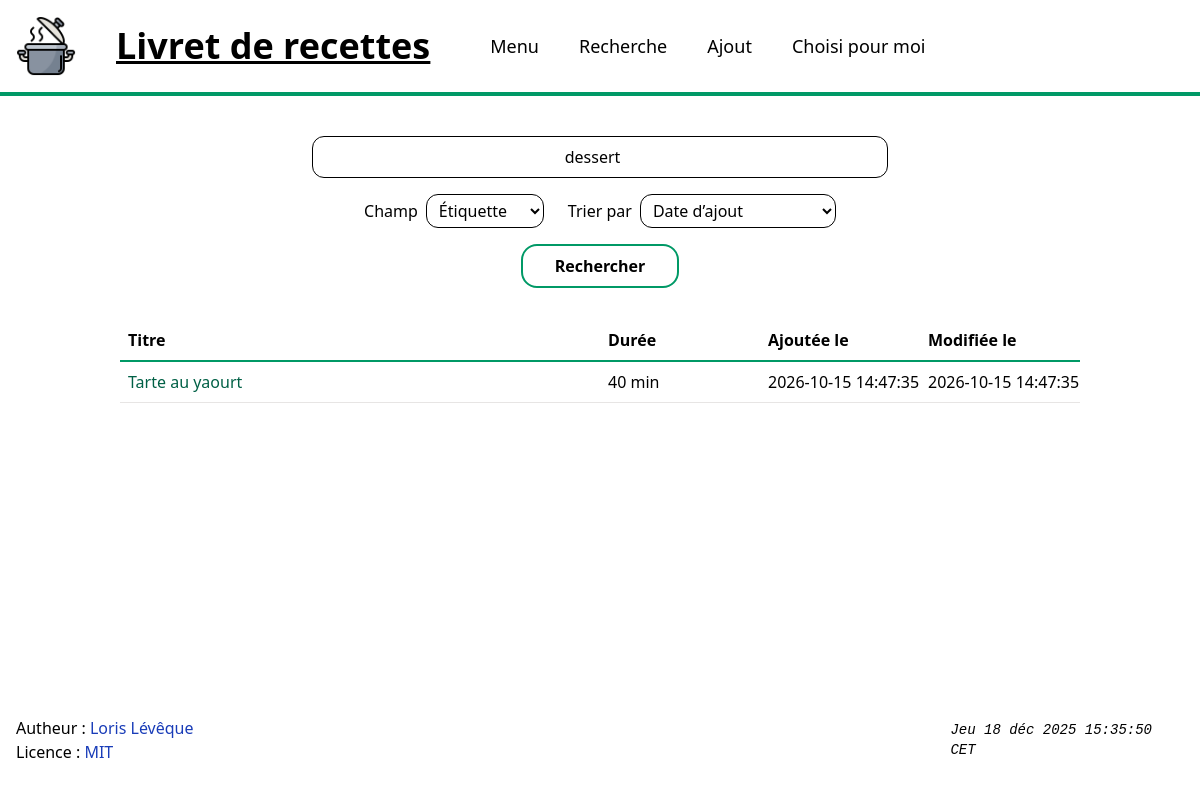
The page /search.php?q=dessert&by=tag on the database its author committed.
### tables this page shows
CREATE TABLE recipes (
        id INTEGER PRIMARY KEY AUTOINCREMENT,
        title TEXT NOT NULL CHECK (length(title) > 0),
        people INTEGER NOT NULL DEFAULT 0 CHECK (people >= 0),
        steps TEXT NOT NULL DEFAULT '',
        image_path TEXT,
        duration INTEGER NOT NULL DEFAULT 0 CHECK (duration >= 0),
        note TEXT NOT NULL DEFAULT '',
        created_at TEXT NOT NULL DEFAULT (datetime('now', 'localtime')),
        modified_at TEXT NOT NULL DEFAULT (datetime('now', 'localtime'))
);

### src/Database.php (called while the page is built, shortened)
<?php
final class Database
{
    private static ?PDO $pdo = null;
    public static function pdo(): PDO
    {
        global $config;
        $dsn = (string) $config['db']['dsn'];
        self::$pdo = new PDO($dsn, null, null, [
            PDO::ATTR_ERRMODE => PDO::ERRMODE_EXCEPTION,
            PDO::ATTR_DEFAULT_FETCH_MODE => PDO::FETCH_ASSOC,
            PDO::ATTR_EMULATE_PREPARES => false,
        ]);
        self::$pdo->exec('PRAGMA foreign_keys = ON');
        self::migrate(self::$pdo);
        return self::$pdo;
    }
    private static function migrate(PDO $pdo): void
    {
        $file = __DIR__ . '/schema.sql';
        $sql = (string) file_get_contents($file);
        $sql = preg_replace('/--.*$/m', '', $sql) ?? $sql;
        foreach (array_filter(array_map('trim', explode(';', $sql))) as $statement) {
            $pdo->exec($statement);
        }
        $columns = $pdo->query('PRAGMA table_info(recipes)')->fetchAll();
    }
}

### src/bootstrap.php (called while the page is built, shortened)
<?php
$config = require dirname(__DIR__) . '/config/config.php';
require_once __DIR__ . '/helpers.php';
require_once __DIR__ . '/Database.php';
require_once __DIR__ . '/RecipeRepository.php';
function recipes(): RecipeRepository
{
    static $repository = null;
    if ($repository === null) {
        $repository = new RecipeRepository(Database::pdo());
    }
    return $repository;
}
function render(string $view, array $data = []): void
{
    $viewFile = dirname(__DIR__) . '/templates/' . $view . '.php';
    extract($data, EXTR_SKIP);
    require $viewFile;
    require dirname(__DIR__) . '/templates/layout.php';
}

### public/search.php (called while the page is built, shortened)
<?php
require dirname(__DIR__) . '/src/bootstrap.php';
$q = trim((string) ($_GET['q'] ?? ''));
$by = (string) ($_GET['by'] ?? 'name');
$order = (string) ($_GET['order'] ?? 'created_at');
$searched = array_key_exists('q', $_GET) || array_key_exists('by', $_GET) || array_key_exists('order', $_GET);
$recipes = [];
if ($searched) {
    $recipes = recipes()->search($q, $by, $order);
}
render('search', [
    'title' => 'Recherche',
    'q' => $q,
    'by' => $by,
    'order' => $order,
    'searched' => $searched,
    'recipes' => $recipes,
]);

### src/RecipeRepository.php (called while the page is built, shortened)
<?php
final class RecipeRepository
{
    public function search(string $query, string $field, string $order): array
    {
        $orderSql = self::ORDER_SQL[$order] ?? self::ORDER_SQL['created_at'];
        $query = trim($query);
        if ($query === '') {
            $sql = 'SELECT r.* FROM recipes r ORDER BY ' . $orderSql;
            $rows = $this->run($sql)->fetchAll();
        } else {
            $template = self::SEARCH_SQL[$field] ?? self::SEARCH_SQL['name'];
            $sql = sprintf($template, $orderSql);
            $rows = $this->run($sql, ['q' => like_pattern($query)])->fetchAll();
        }
        return $this->hydrateAll($rows);
    }
    private function hydrate(array $row): Recipe
    {
        $id = (int) $row['id'];
        $ingredients = [];
        foreach ($this->run(
            'SELECT name, quantity, unit_id
             FROM ingredients
             WHERE recipe_id = :id
             ORDER BY position, id',
            ['id' => $id]
        )->fetchAll() as $ingredient) {
            $ingredients[] = [
                'name' => (string) $ingredient['name'],
                'quantity' => (float) $ingredient['quantity'],
                'unit_id' => (int) $ingredient['unit_id'],
            ];
        }
        $tags = array_map(
            static fn (array $t): string => (string) $t['name'],
            $this->run(
                'SELECT t.name
                 FROM tags t
                 INNER JOIN recipe_tags rt ON rt.tag_id = t.id
                 WHERE rt.recipe_id = :id
                 ORDER BY t.name COLLATE NOCASE',
                ['id' => $id]
            )->fetchAll()
        );
        return new Recipe(
            title: (string) $row['title'],
            people: (int) $row['people'],
            tags: $tags,
            ingredients: $ingredients,
            steps: Recipe::stepsFromStorage((string) $row['steps']),
            duration: (int) $row['duration'],
            note: (string) $row['note'],
            imagePath: $row['image_path'] !== null ? (string) $row['image_path'] : null,
            id: $id,
            createdAt: (string) ($row['created_at'] ?? ''),
            modifiedAt: (string) ($row['modified_at'] ?? ''),
        );
    }
    private function hydrateAll(array $rows): array
    {
        $recipes = [];
        foreach ($rows as $row) {
            $recipes[] = $this->hydrate($row);
        }
        return $recipes;
    }
    private function run(string $sql, array $params = []): PDOStatement
    {
        $stmt = $this->pdo->prepare($sql);
        foreach ($params as $name => $value) {
            $placeholder = str_starts_with((string) $name, ':') ? (string) $name : ':' . $name;
            if (is_int($value)) {
                $stmt->bindValue($placeholder, $value, PDO::PARAM_INT);
            } elseif ($value === null) {
                $stmt->bindValue($placeholder, null, PDO::PARAM_NULL);
            } else {
                $stmt->bindValue($placeholder, $value, PDO::PARAM_STR);
            }
        }
        $stmt->execute();
        return $stmt;
    }
}

### src/helpers.php (called while the page is built, shortened)
<?php
function e(?string $value): string
{
    return htmlspecialchars((string) $value, ENT_QUOTES | ENT_SUBSTITUTE, 'UTF-8');
}
function url(string $path): string
{
    global $config;
    $base = rtrim((string) ($config['app']['base_path'] ?? ''), '/');
    $path = ltrim($path, '/');
    return ($base === '' ? '' : $base) . '/' . $path;
}
function like_pattern(string $query): string
{
    $escaped = str_replace(['\\', '%', '_'], ['\\\\', '\\%', '\\_'], $query);
    return '%' . $escaped . '%';
}

### config/config.php (called while the page is built)
<?php
return [
    'app' => [
        'name' => 'Livret de recettes',
        'base_path' => '',
    ],
    'db' => [
        'dsn' => 'sqlite:' . dirname(__DIR__) . '/data/cookbook.sqlite',
    ],
    'uploads' => [
        'dir' => dirname(__DIR__) . '/public/uploads/recipes',
        'url' => 'uploads/recipes',
        'max_bytes' => 2 * 1024 * 1024,
    ],
];

### templates/recipe_list.php (the view)
<?php
$emptyMessage = $emptyMessage ?? 'Aucune recette.';
?>
<?php if ($recipes === []): ?>
<p class="text-center text-stone-600 py-6"><?= e($emptyMessage) ?></p>
<?php else: ?>
<table class="w-full table-fixed border-collapse">
        <thead>
                <tr class="border-b-2 border-emerald-600 text-left">
                        <th class="p-2 w-1/2">Titre</th>
                        <th class="p-2 w-1/6">Durée</th>
                        <th class="p-2 w-1/6">Ajoutée le</th>
                        <th class="p-2 w-1/6">Modifiée le</th>
                </tr>
        </thead>
        <tbody>
                <?php foreach ($recipes as $item): ?>
                <tr class="border-b border-stone-200 hover:bg-emerald-50">
                        <td class="p-2"><a class="block truncate text-emerald-800 hover:underline font-medium" href="<?= e(url('recipe.php?id=' . $item->id)) ?>"><?= e($item->title) ?></a></td>
                        <td class="p-2"><?= $item->duration > 0 ? e((string) $item->duration) . ' min' : '—' ?></td>
                        <td class="p-2 whitespace-nowrap"><?= e($item->createdAt !== '' ? $item->createdAt : '—') ?></td>
                        <td class="p-2 whitespace-nowrap"><?= e($item->modifiedAt !== '' ? $item->modifiedAt : '—') ?></td>
                </tr>
                <?php endforeach; ?>
        </tbody>
</table>
<?php endif; ?>

### rows shown on the page
recipes: title "Tarte au yaourt", duration "40", created_at "2026-10-15 14:47:35", modified_at "2026-10-15 14:47:35"

### other values the page prints
last_update_date() "Jeu 18 déc 2025 15:35:50 CET"
